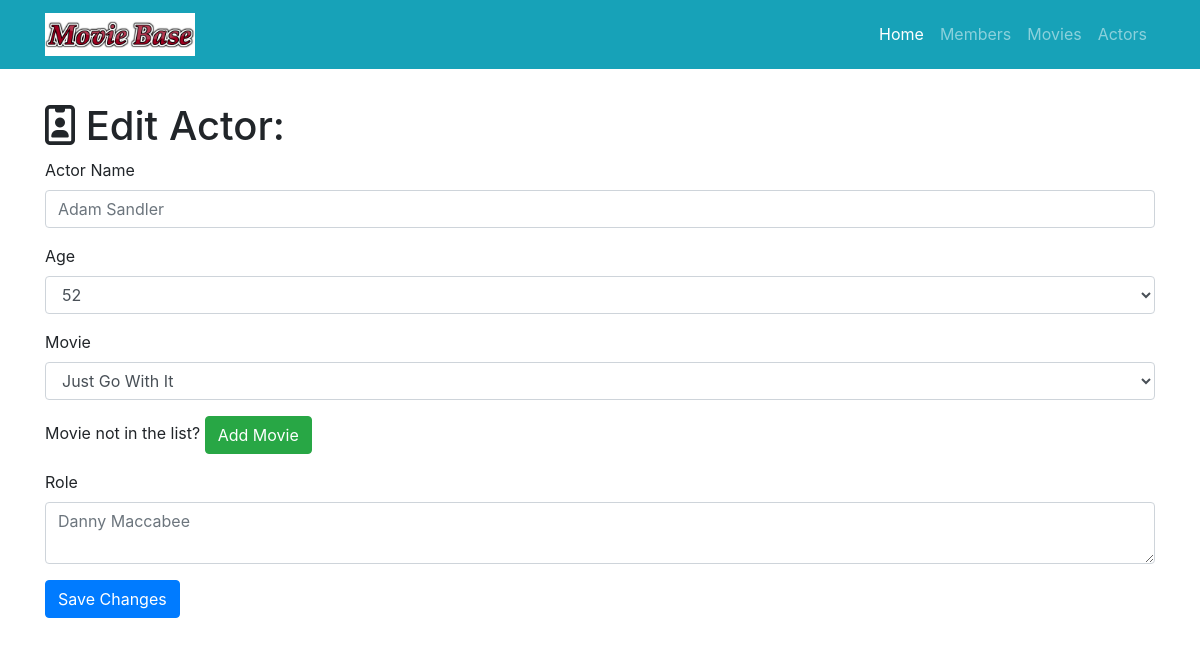
/actor-directory/edit/1, run on an earlier commit of the app's database.
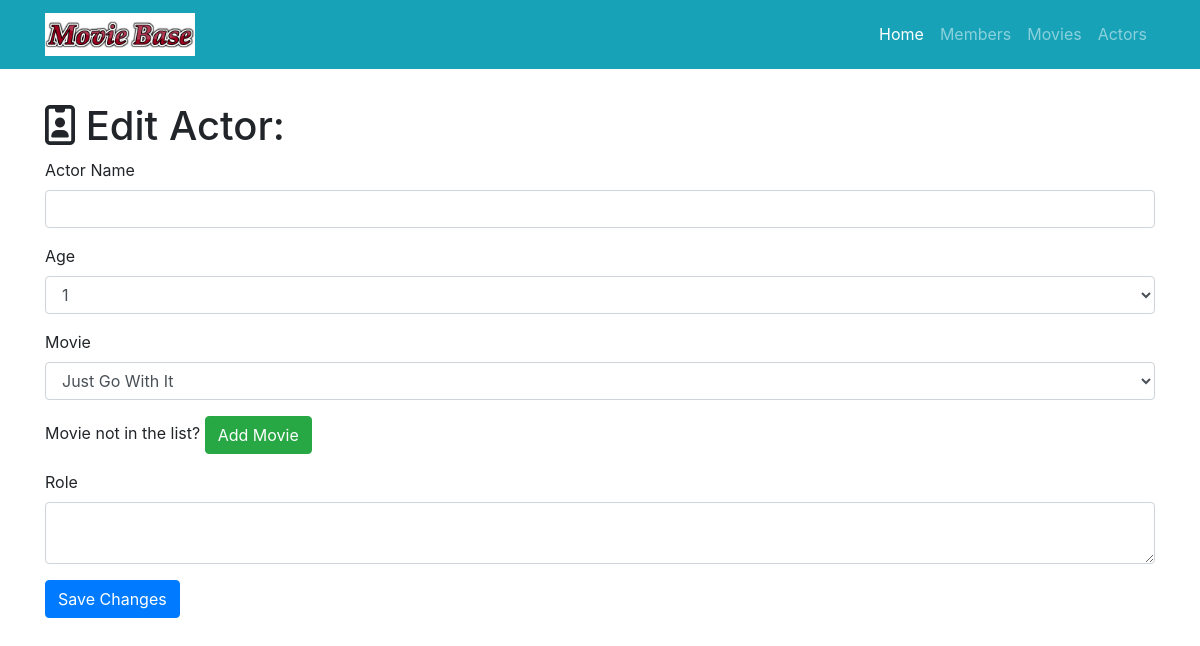
And on a later commit of the database.
### project.py (models this page shows)
class Actor(db.Model):
    __tablename__ = 'actors'
    id = db.Column(db.Integer, primary_key=True)
    actor_name = db.Column(db.String(256))
    age = db.Column(db.Integer)
    role = db.Column(db.String(64))
    movie_id = db.Column(db.Integer, db.ForeignKey('movies.id'))

### project.py (the view, shortened to what this page needs)
@app.route('/actor-directory/edit/<int:id>', methods=['GET', 'POST'])
def edit_actor(id):
    actor = Actor.query.filter_by(id=id).first()
    if request.method == 'GET':
        movies = Movie.query.all()
        return render_template('actor-edit.html', actor=actor, movies=movies)

### templates/actor-edit.html (shortened to what this page needs)
{% extends "home-base.html" %}
{% block head%}
  {{super()}}
{% endblock %}
{% block page_content %}
<div class="container">
   <h1 class="mt-5"><i class="fa fa-id-badge" aria-hidden="true"></i> Edit Actor:</h1>
   <form action="/actor-directory/edit/{{actor.id}}" method="post">
     <div class="form-group">
     <label>Actor Name</label>
     <input class="form-control" type="text" name="name" placeholder="{{actor.actor_name}}" required="true">
  </div>
  <div class="form-group">
    <label>Age</label>
          <select class="form-control" name="age" placeholder="{{actor.age}}">
            {% for i in range(1, 100) %}
              {% if i == actor.age %}
                <option selected="selected">{{i}}</option>
              {% else %}
                <option>{{i}}</option>
              {% endif %}
            {% endfor %}
          </select>
        </div>
        <div class="form-group">
             <label>Movie</label>
             <select class="form-control" name="movie">
               {% for movie in movies %}
                 {% if movie == actor.movie %}
                   <option selected="selected">{{movie.title}}</option>
                 {% else %}
                   <option>{{movie.title}}</option>
                 {% endif %}
               {% endfor %}
             </select>
           </div>
           <div class="form-group">
             Movie not in the list? <a href="/movie/add" class="btn btn-success" role="button" aria-disabled="true">Add Movie</a>
           </div>
    <div class="form-group">
      <label>Role</label>
      <textarea class="form-control" name="role" value="{{actor.role}}" placeholder="{{actor.role}}" required="true"></textarea>
    </div>
    <button type="submit" class="btn btn-primary">Save Changes</button>
   </form>
 </div>
{% endblock %}

What changed in the data, as far as the page shows it:
removed Actor: name "Adam Sandler", age "52", role "Danny Maccabee"
Also different on the page:
form field age: (not shown) → "1"
